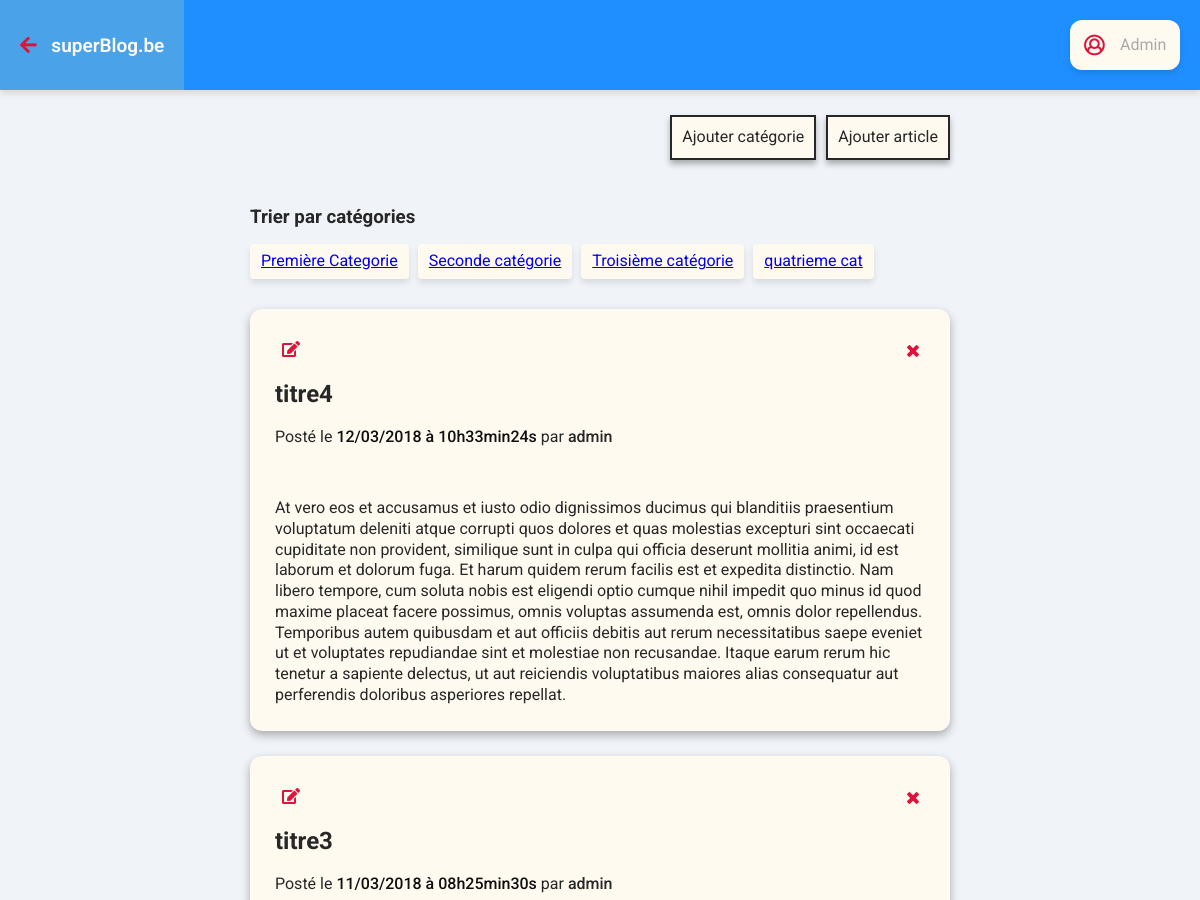
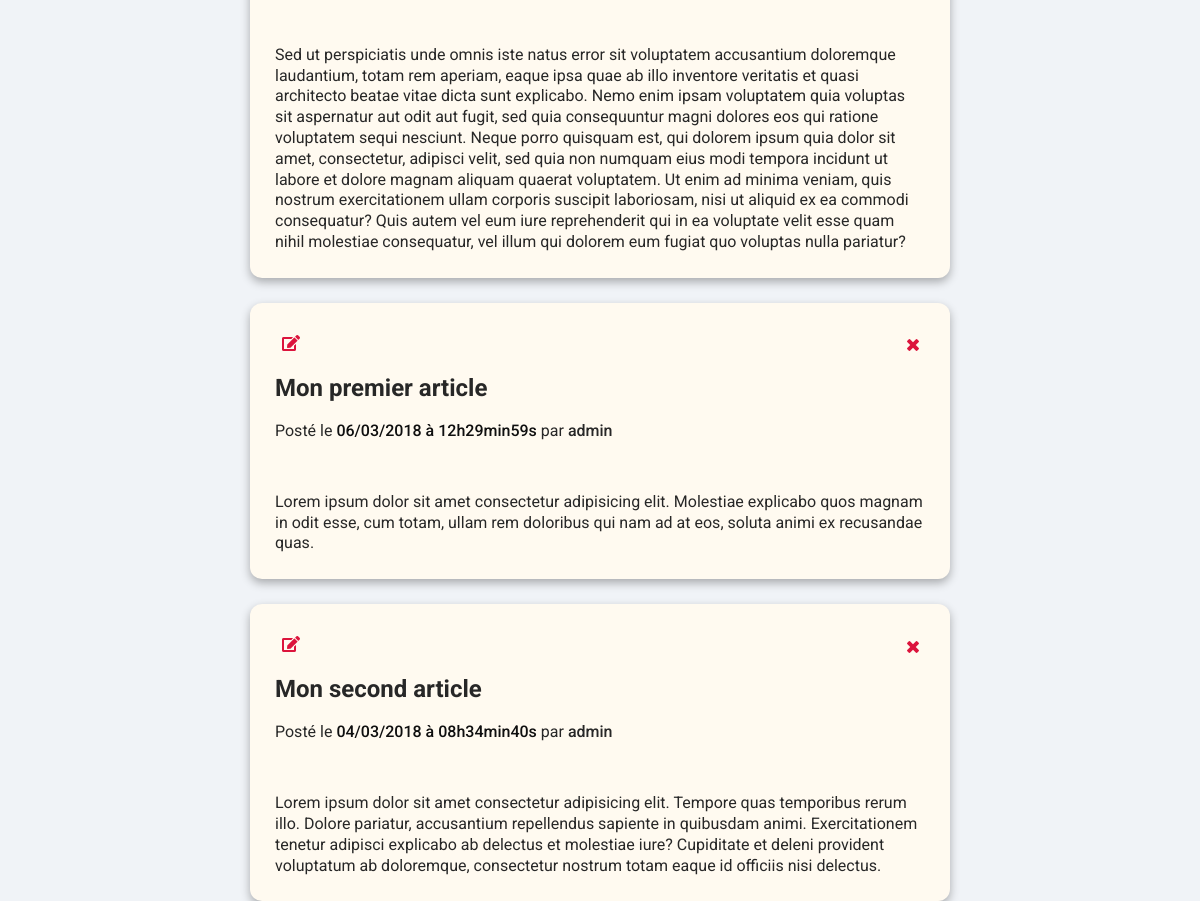
The page /blogadmin.php on the database its author committed (2 pictures, top to bottom).
### tables this page shows
CREATE TABLE `categories` (
  `id_categorie` int(11) NOT NULL,
  `name_categorie` varchar(60) NOT NULL
);

CREATE TABLE `articles` (
  `id_article` int(11) NOT NULL,
  `auteur` varchar(100) NOT NULL,
  `titre` varchar(150) NOT NULL,
  `catégorie` varchar(150) NOT NULL,
  `contenu` text NOT NULL,
  `date_article` datetime NOT NULL
);

### blogadmin.php (the view, shortened to what this page needs)
<?php
  try
  {
    $bdd = new PDO('mysql:host=127.0.0.1;dbname=blogsuperlab;charset=utf8', 'root', 'user', array(PDO::ATTR_ERRMODE => PDO::ERRMODE_EXCEPTION));
  }
  catch (Exception $e)
  {
    die('Erreur : ' . $e->getMessage());
  }
?>
<!DOCTYPE html>
<html lang="fr">
<head>
    <link rel="stylesheet" href="assets/css/css/fontawesome-all.css">
    <link rel="stylesheet" type="text/css" href="assets/css/blog.css">
    <link rel="stylesheet" href="assets/css/dashboard.css">
</head>
<body>
    <nav>
        <a href='blogvisiteur.php' class="backSuperlab connected">
            <i class="fas fa-arrow-left"></i>
            superBlog.be
        </a>
        <div class="header__btn-login">
            <i class="far fa-lg fa-user-circle"></i>
            <p class="login-name">Admin</p>
        </div>
    </nav>
    <main>
        <div class="nav-dash">
            <a href="addcat.php" class="add-cat">
                Ajouter catégorie
            </a>
            <a href="addarticle.php" class="add-article">
                Ajouter article
            </a>
        </div>
        <div class="dashboard-wrapper-cat">
            <h3>Trier par catégories</h3>
                <ul class="list-cat">
                  <?php
                    $req_cat = $bdd->query('SELECT id_categorie, name_categorie
                       FROM categories');
                    while ($all_categories = $req_cat->fetch())
                    {
                  ?>
                    <li class="category">
                      <a href="filtre.php?idcat=<?= $all_categories['id_categorie'];?> &amp; cat=<?= $all_categories['name_categorie']; ?>"> <?= $all_categories['name_categorie']; ?> </a>
                    </li>
                  <?php
                  }
                  ?>
                </ul>
        </div>
        <?php
            $req = $bdd->query('SELECT id_article, auteur, titre, catégorie, contenu,
              DATE_FORMAT(date_article, \'%d/%m/%Y à %Hh%imin%ss\') AS date_art_fr
               FROM articles
               ORDER BY date_article DESC');
            while ($donnees = $req->fetch())
            {
        ?>
          <article class="dashboard-article">
              <div class="dash-edit-del">
                  <div class="dashboard-article-edit">
                      <a href="modifarticle.php?identifiant=<?php echo $donnees['id_article'];?>">
                          <i class="fas fa-edit "></i>
                      </a>
                  </div>
                  <div class="delete-article">
                    <a href="delete.php?identifiant=<?php echo $donnees['id_article'];?>">
                      <i class="fas fa-times "></i>
                    </a>
                  </div>
              </div>
              <div class="dashboard-article-content">
                  <h1>
                    <?= $donnees['titre']; ?>
                  </h1>
                  <div class="article-infos">
                      <p class="article-author">Posté le
                          <time>
                            <?= $donnees['date_art_fr']; ?>
                          </time> par
                          <span class="author-name">
                            <?= $donnees['auteur']; ?>
                          </span>
                      </p>
                  </div>
                  <p>
                    <?= $donnees['contenu']; ?>
                  </p>
              </div>
          </article>
        <?php
        }
        ?>
    </main>
</body>
</html>

### assets/css/blog.css (style rules this page uses)
:root { --bg:#f0f3f7; --main-color: hsl(210, 100%, 56%); --second-color: rgb(233, 233, 233); --white: FloralWhite; --whiteTranspa: rgba(107, 176, 216, 0.562); --red: hsl(348, 83%, 47%); --lightgrey: darkGrey; --text: rgb(39, 39, 39); --lightertext: rgb(46, 46, 46); --darktext:rgb(15, 15, 15); }
html { box-sizing: border-box; }
*, *:before, *:after { box-sizing: inherit; margin: 0; padding: 0; }
body, html { width: 100%; height: 100%; font-family: Roboto; line-height: 1.3; margin: 0; padding: 0; color: var(--text); }
body { background-color: var(--bg); }
nav { height: 90px; width: 100%; background-color: var(--main-color); display: flex; align-items: center; justify-content: space-between; -webkit-box-shadow: 0 4px 6px 0 hsla(0, 0%, 0%, 0.1); -moz-box-shadow: 0 4px 6px 0 hsla(0, 0%, 0%, 0.1); box-shadow: 0 4px 6px 0 hsla(0, 0%, 0%, 0.1); }
.nav-dash { display:flex; justify-content: center; align-items: center; }
.backSuperlab { padding: 20px; color: var(--white); cursor: pointer; text-decoration: none; font-size: 19px; font-weight: 600; height: 100%; line-height: 2.7; }
.backSuperlab i { margin-right: 10px; color: var(--red); }
.header__btn-login { display: flex; justify-content: center; align-items: center; padding: 10px; margin-right: 20px; height: 50px; width: 50px; background-color: var(--white); border-radius: 50%; cursor: pointer; transition: all 0.4s ease-in; -webkit-box-shadow: 0 4px 6px 0 hsla(0, 0%, 0%, 0.1); -moz-box-shadow: 0 4px 6px 0 hsla(0, 0%, 0%, 0.1); box-shadow: 0 4px 6px 0 hsla(0, 0%, 0%, 0.1); color: var(--red); }
main { margin: 0 auto; max-width: 700px; }
.article-infos { display: flex; justify-content: space-between; align-items: center; margin-top: 7px; margin-bottom: 40px; padding:10px 0; }
.article-author { margin-right:10px; }
.article-author time { font-weight:500; color:var(--darktext); }
.author-name { font-weight:500; }
.category { padding: 7px 11px; margin-right: 9px; border-radius: 4px; cursor:pointer; background-color: var(--white); box-shadow: 0 4px 6px 0 hsla(0, 0%, 0%, 0.1); }

### assets/css/dashboard.css (style rules this page uses)
:root { --main-color: hsl(210, 100%, 56%); --second-color: rgb(233, 233, 233); --white: FloralWhite; --whiteTranspa: rgba(107, 176, 216, 0.562); --red: hsl(348, 83%, 47%); --lightgrey: darkGrey; --text: rgb(39, 39, 39); --lightertext: rgb(46, 46, 46); --darktext: rgb(15, 15, 15); }
.login-name { color: darkgray; }
.nav-dash { margin-bottom: 45px; margin-top:25px; display: flex; justify-content: flex-end; align-items: center; }
.nav-dash a { text-decoration: none; border: 2px solid var(--text); color: var(--text); background-color: var(--white); padding: 10px; -webkit-box-shadow: 0 4px 6px 0 hsla(0, 0%, 0%, 0.3); -moz-box-shadow: 0 4px 6px 0 hsla(0, 0%, 0%, 0.3); box-shadow: 0 4px 6px 0 hsla(0, 0%, 0%, 0.3); }
.nav-dash a:first-child { margin-right:10px; }
.header__btn-login p { margin-left: 15px; }
.header__btn-login { width: 110px; border-radius: 12px; }
nav { margin-bottom: 15px; }
.dashboard-wrapper-cat h3 { margin-bottom: 15px; margin-top: 25px; }
.list-cat { list-style:none; display:flex; margin-bottom: 30px; }
.dashboard-article { display: flex; justify-content: center; flex-direction: column; border-radius: 12px; background-color: var(--white); padding: 25px; margin-bottom: 25px; -webkit-box-shadow: 0 4px 10px 0 hsla(0, 0%, 0%, 0.3); -moz-box-shadow: 0 4px 10px 0 hsla(0, 0%, 0%, 0.3); box-shadow: 0 4px 10px 0 hsla(0, 0%, 0%, 0.3); }
.dash-edit-del { margin-bottom: 15px; display: flex; justify-content: space-between; align-items: center; }
.dash-edit-del i { color: crimson; padding: 7px; cursor: pointer; }
.delete-article { right: 20px; height: 25px; width: 25px; }

### rows shown on the page
categories: name_categorie "Première Categorie"
categories: name_categorie "Seconde catégorie"
categories: name_categorie "Troisième catégorie"
categories: name_categorie "quatrieme cat"
articles: titre "titre4", date_art_fr "12/03/2018 à 10h33min24s", auteur "admin", contenu "At vero eos et accusamus et iusto odio dignissimos ducimus qui blanditiis praesentium voluptatum deleniti atque corrupti quos dolores et quas molestias excepturi sint occaecati cupiditate non provident, similique sunt in culpa qui officia deserunt mollitia animi, id est laborum et dolorum fuga. Et harum quidem rerum facilis est et expedita distinctio. Nam libero tempore, cum soluta nobis est eligendi optio cumque nihil impedit quo minus id quod maxime placeat facere possimus, omnis voluptas assumenda est, omnis dolor repellendus. Temporibus autem quibusdam et aut officiis debitis aut rerum necessitatibus saepe eveniet ut et voluptates repudiandae sint et molestiae non recusandae. Itaque…"
articles: titre "titre3", date_art_fr "11/03/2018 à 08h25min30s", auteur "admin", contenu "Sed ut perspiciatis unde omnis iste natus error sit voluptatem accusantium doloremque laudantium, totam rem aperiam, eaque ipsa quae ab illo inventore veritatis et quasi architecto beatae vitae dicta sunt explicabo. Nemo enim ipsam voluptatem quia voluptas sit aspernatur aut odit aut fugit, sed quia consequuntur magni dolores eos qui ratione voluptatem sequi nesciunt. Neque porro quisquam est, qui dolorem ipsum quia dolor sit amet, consectetur, adipisci velit, sed quia non numquam eius modi tempora incidunt ut labore et dolore magnam aliquam quaerat voluptatem. Ut enim ad minima veniam, quis nostrum exercitationem ullam corporis suscipit laboriosam, nisi ut aliquid ex ea commodi…"
articles: titre "Mon premier article", date_art_fr "06/03/2018 à 12h29min59s", auteur "admin", contenu "Lorem ipsum dolor sit amet consectetur adipisicing elit. Molestiae explicabo quos magnam in odit esse, cum totam, ullam rem doloribus qui nam ad at eos, soluta animi ex recusandae quas."
articles: titre "Mon second article", date_art_fr "04/03/2018 à 08h34min40s", auteur "admin", contenu "Lorem ipsum dolor sit amet consectetur adipisicing elit. Tempore quas temporibus rerum illo. Dolore pariatur, accusantium repellendus sapiente in quibusdam animi. Exercitationem tenetur adipisci explicabo ab delectus et molestiae iure? Cupiditate et deleni provident voluptatum ab doloremque, consectetur nostrum totam eaque id officiis nisi delectus."
